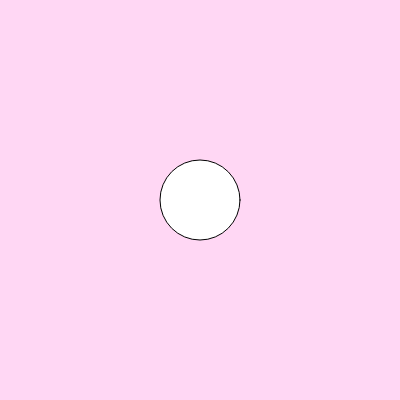
Frame 1 (no input)
Frame 60 (no input): identical to frame 1, image omitted
Frame 120 (the mouse pressed at the canvas centre since frame 60): identical to frame 1, image omitted

The p5.js sketch that drew this single still picture (run headless with seeded random() and noise() and a simulated clock; from frame 60 on, the mouse is pressed at the canvas centre):

// p5.js sketch
// ── sketch.js
function setup() {
  // put setup code here
  createCanvas(400, 400);
  print('400 by 400 canvas');
}

function draw() {
	background(255,215,244);
	ellipse(200, 200, 80, 80);
	// console.log(frameCount);
  // put drawing code here
}
